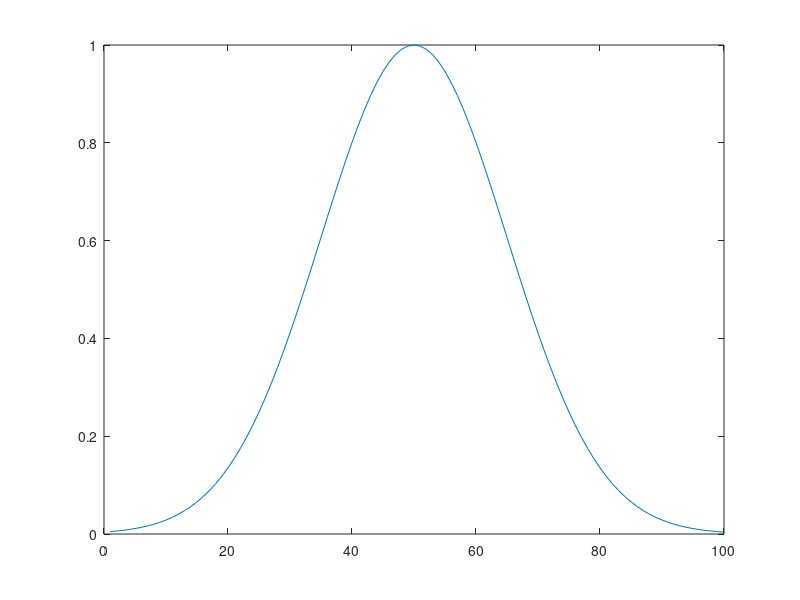

Recreate this plot in MATLAB.

atomPlane = [1:100];
time = [1:1:100];

sDev = 15; mean = time(length(time)/2); A=1;
V = A*gaussmf(time,[sDev mean]);

counter=1;ctrStep=round(length(V)/length(atomPlane));
for i=1:length(atomPlane)
    vel(i,:)= [i V(counter) 0.0000 0.0000];
    counter=counter+ctrStep;
end

 plot(vel(:,1),vel(:,2));